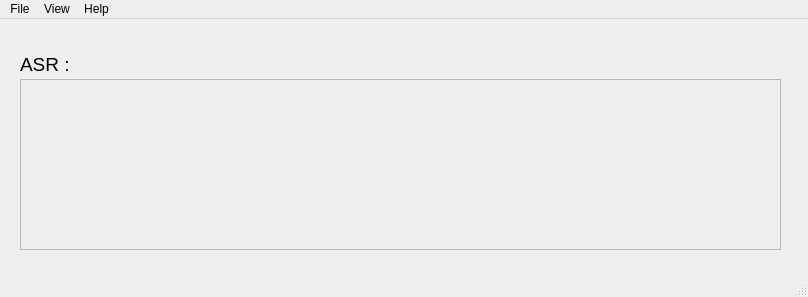
<?xml version="1.0" encoding="UTF-8"?>
<ui version="4.0">
 <class>Aures</class>
 <widget class="QMainWindow" name="Aures">
  <property name="geometry">
   <rect>
    <x>0</x>
    <y>0</y>
    <width>808</width>
    <height>297</height>
   </rect>
  </property>
  <property name="windowTitle">
   <string>Aures</string>
  </property>
  <widget class="QWidget" name="centralwidget">
   <widget class="QLabel" name="asrLabel">
    <property name="geometry">
     <rect>
      <x>20</x>
      <y>30</y>
      <width>67</width>
      <height>31</height>
     </rect>
    </property>
    <property name="font">
     <font>
      <pointsize>14</pointsize>
     </font>
    </property>
    <property name="text">
     <string>ASR :</string>
    </property>
   </widget>
   <widget class="QLabel" name="asrValue">
    <property name="geometry">
     <rect>
      <x>20</x>
      <y>60</y>
      <width>761</width>
      <height>171</height>
     </rect>
    </property>
    <property name="font">
     <font>
      <pointsize>14</pointsize>
      <weight>75</weight>
      <bold>true</bold>
     </font>
    </property>
    <property name="frameShape">
     <enum>QFrame::StyledPanel</enum>
    </property>
    <property name="text">
     <string/>
    </property>
    <property name="alignment">
     <set>Qt::AlignLeading|Qt::AlignLeft|Qt::AlignTop</set>
    </property>
   </widget>
  </widget>
  <widget class="QMenuBar" name="menubar">
   <property name="geometry">
    <rect>
     <x>0</x>
     <y>0</y>
     <width>808</width>
     <height>22</height>
    </rect>
   </property>
   <widget class="QMenu" name="menuFile">
    <property name="title">
     <string>File</string>
    </property>
   </widget>
   <widget class="QMenu" name="menuHelp">
    <property name="title">
     <string>Help</string>
    </property>
    <addaction name="actionAbout"/>
   </widget>
   <widget class="QMenu" name="menuView">
    <property name="title">
     <string>View</string>
    </property>
    <addaction name="actionSoundLevels"/>
   </widget>
   <addaction name="menuFile"/>
   <addaction name="menuView"/>
   <addaction name="menuHelp"/>
  </widget>
  <widget class="QStatusBar" name="statusbar"/>
  <action name="actionExit">
   <property name="text">
    <string>Exit</string>
   </property>
  </action>
  <action name="actionAbout">
   <property name="text">
    <string>About</string>
   </property>
  </action>
  <action name="actionSoundLevels">
   <property name="text">
    <string>Sound levels</string>
   </property>
  </action>
 </widget>
 <resources/>
 <connections/>
</ui>
